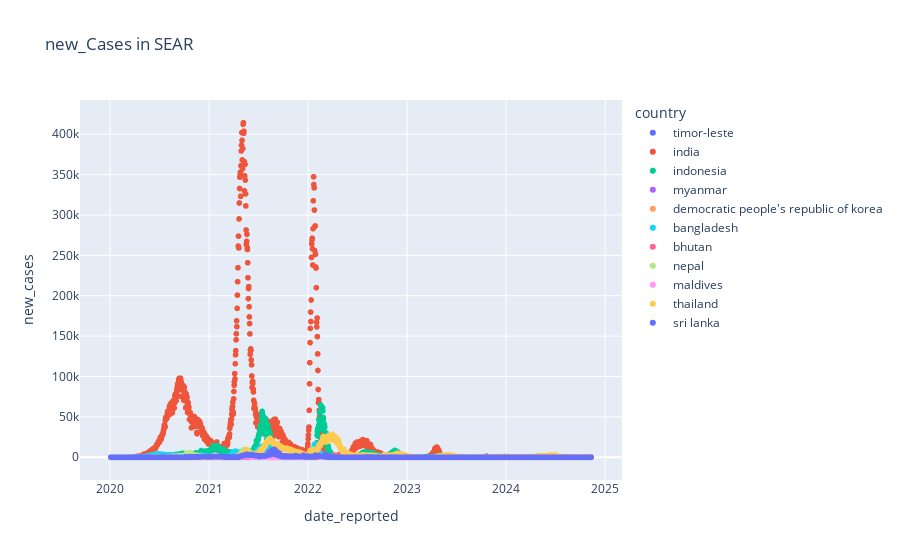

Notebook code for this chart:
### Code cell
fig = px.scatter(filtered_SEAR_df, x = "date_reported", y ="new_cases", color='country', title="new_Cases in SEAR")
fig.show()

### Figure 1 — Plotly figure (JSON) as saved in the notebook; plotly's stock layout.template omitted (floating-point values rounded to 4 significant figures; data arrays with more than 128 entries replaced by an {"elided": "..."} marker saying what was removed)
{"data": [{"hovertemplate": "country=timor-leste<br>date_reported=%{x}<br>new_cases=%{y}<extra></extra>", "legendgroup": "timor-leste", "marker": {"color": "#636efa", "symbol": "circle"}, "mode": "markers", "name": "timor-leste", "showlegend": true, "type": "scattergl", "x": {"elided": "1773 str values"}, "xaxis": "x", "y": {"elided": "1773 int values"}, "yaxis": "y"}, {"hovertemplate": "country=india<br>date_reported=%{x}<br>new_cases=%{y}<extra></extra>", "legendgroup": "india", "marker": {"color": "#EF553B", "symbol": "circle"}, "mode": "markers", "name": "india", "showlegend": true, "type": "scattergl", "x": {"elided": "1773 str values"}, "xaxis": "x", "y": {"elided": "1773 int values"}, "yaxis": "y"}, {"hovertemplate": "country=indonesia<br>date_reported=%{x}<br>new_cases=%{y}<extra></extra>", "legendgroup": "indonesia", "marker": {"color": "#00cc96", "symbol": "circle"}, "mode": "markers", "name": "indonesia", "showlegend": true, "type": "scattergl", "x": {"elided": "1773 str values"}, "xaxis": "x", "y": {"elided": "1773 int values"}, "yaxis": "y"}, {"hovertemplate": "country=myanmar<br>date_reported=%{x}<br>new_cases=%{y}<extra></extra>", "legendgroup": "myanmar", "marker": {"color": "#ab63fa", "symbol": "circle"}, "mode": "markers", "name": "myanmar", "showlegend": true, "type": "scattergl", "x": {"elided": "1773 str values"}, "xaxis": "x", "y": {"elided": "1773 int values"}, "yaxis": "y"}, {"hovertemplate": "country=democratic people's republic of korea<br>date_reported=%{x}<br>new_cases=%{y}<extra></extra>", "legendgroup": "democratic people's republic of korea", "marker": {"color": "#FFA15A", "symbol": "circle"}, "mode": "markers", "name": "democratic people's republic of korea", "showlegend": true, "type": "scattergl", "x": {"elided": "1773 str values"}, "xaxis": "x", "y": {"elided": "1773 int values"}, "yaxis": "y"}, {"hovertemplate": "country=bangladesh<br>date_reported=%{x}<br>new_cases=%{y}<extra></extra>", "legendgroup": "bangladesh", "marker": {"color": "#19d3f3", "symbol": "circle"}, "mode": "markers", "name": "bangladesh", "showlegend": true, "type": "scattergl", "x": {"elided": "1773 str values"}, "xaxis": "x", "y": {"elided": "1773 int values"}, "yaxis": "y"}, {"hovertemplate": "country=bhutan<br>date_reported=%{x}<br>new_cases=%{y}<extra></extra>", "legendgroup": "bhutan", "marker": {"color": "#FF6692", "symbol": "circle"}, "mode": "markers", "name": "bhutan", "showlegend": true, "type": "scattergl", "x": {"elided": "1773 str values"}, "xaxis": "x", "y": {"elided": "1773 int values"}, "yaxis": "y"}, {"hovertemplate": "country=nepal<br>date_reported=%{x}<br>new_cases=%{y}<extra></extra>", "legendgroup": "nepal", "marker": {"color": "#B6E880", "symbol": "circle"}, "mode": "markers", "name": "nepal", "showlegend": true, "type": "scattergl", "x": {"elided": "1773 str values"}, "xaxis": "x", "y": {"elided": "1773 int values"}, "yaxis": "y"}, {"hovertemplate": "country=maldives<br>date_reported=%{x}<br>new_cases=%{y}<extra></extra>", "legendgroup": "maldives", "marker": {"color": "#FF97FF", "symbol": "circle"}, "mode": "markers", "name": "maldives", "showlegend": true, "type": "scattergl", "x": {"elided": "1773 str values"}, "xaxis": "x", "y": {"elided": "1773 int values"}, "yaxis": "y"}, {"hovertemplate": "country=thailand<br>date_reported=%{x}<br>new_cases=%{y}<extra></extra>", "legendgroup": "thailand", "marker": {"color": "#FECB52", "symbol": "circle"}, "mode": "markers", "name": "thailand", "showlegend": true, "type": "scattergl", "x": {"elided": "1773 str values"}, "xaxis": "x", "y": {"elided": "1773 int values"}, "yaxis": "y"}, {"hovertemplate": "country=sri lanka<br>date_reported=%{x}<br>new_cases=%{y}<extra></extra>", "legendgroup": "sri lanka", "marker": {"color": "#636efa", "symbol": "circle"}, "mode": "markers", "name": "sri lanka", "showlegend": true, "type": "scattergl", "x": {"elided": "1773 str values"}, "xaxis": "x", "y": {"elided": "1773 int values"}, "yaxis": "y"}], "layout": {"legend": {"title": {"text": "country"}, "tracegroupgap": 0}, "title": {"text": "new_Cases in SEAR"}, "xaxis": {"anchor": "y", "domain": [0, 1], "title": {"text": "date_reported"}}, "yaxis": {"anchor": "x", "domain": [0, 1], "title": {"text": "new_cases"}}}}
